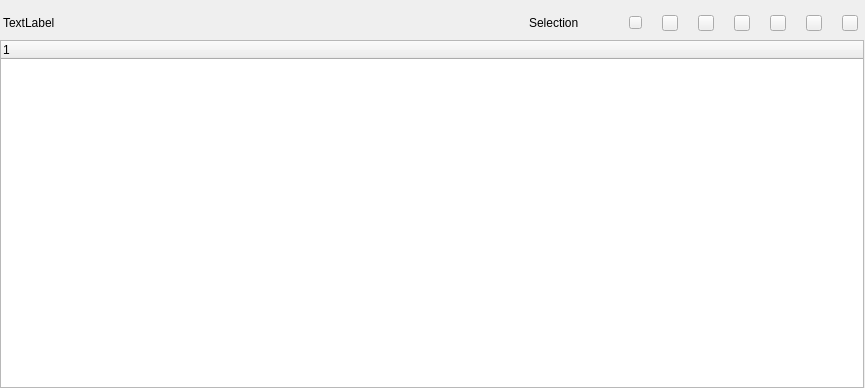
<?xml version="1.0" encoding="UTF-8"?>
<ui version="4.0">
 <class>C_SdNdeDpListsWidget</class>
 <widget class="QWidget" name="C_SdNdeDpListsWidget">
  <property name="geometry">
   <rect>
    <x>0</x>
    <y>0</y>
    <width>865</width>
    <height>388</height>
   </rect>
  </property>
  <property name="windowTitle">
   <string>Form</string>
  </property>
  <layout class="QVBoxLayout" name="verticalLayout">
   <property name="spacing">
    <number>0</number>
   </property>
   <property name="leftMargin">
    <number>0</number>
   </property>
   <property name="topMargin">
    <number>6</number>
   </property>
   <property name="rightMargin">
    <number>1</number>
   </property>
   <property name="bottomMargin">
    <number>0</number>
   </property>
   <item>
    <layout class="QHBoxLayout" name="horizontalLayout" stretch="0,1,0,0,0,0,0,0,0,0,0">
     <property name="spacing">
      <number>20</number>
     </property>
     <property name="leftMargin">
      <number>3</number>
     </property>
     <property name="rightMargin">
      <number>6</number>
     </property>
     <item>
      <widget class="stw::opensyde_gui_elements::C_OgeLabGenericNoPaddingNoMargins" name="pc_LabelDataPool">
       <property name="text">
        <string>TextLabel</string>
       </property>
      </widget>
     </item>
     <item>
      <spacer name="horizontalSpacer">
       <property name="orientation">
        <enum>Qt::Horizontal</enum>
       </property>
       <property name="sizeHint" stdset="0">
        <size>
         <width>40</width>
         <height>20</height>
        </size>
       </property>
      </spacer>
     </item>
     <item>
      <widget class="QLabel" name="pc_SelectionLabel">
       <property name="styleRole" stdset="0">
        <string>node-data-pool-selected-items</string>
       </property>
       <property name="text">
        <string>Selection</string>
       </property>
      </widget>
     </item>
     <item>
      <spacer name="horizontalSpacer_2">
       <property name="orientation">
        <enum>Qt::Horizontal</enum>
       </property>
       <property name="sizeType">
        <enum>QSizePolicy::Fixed</enum>
       </property>
       <property name="sizeHint" stdset="0">
        <size>
         <width>30</width>
         <height>34</height>
        </size>
       </property>
      </spacer>
     </item>
     <item>
      <widget class="stw::opensyde_gui_elements::C_OgePubIconOnly" name="pc_PushButtonAdd">
       <property name="minimumSize">
        <size>
         <width>13</width>
         <height>13</height>
        </size>
       </property>
       <property name="maximumSize">
        <size>
         <width>13</width>
         <height>13</height>
        </size>
       </property>
       <property name="text">
        <string/>
       </property>
      </widget>
     </item>
     <item>
      <widget class="stw::opensyde_gui_elements::C_OgePubIconOnly" name="pc_PushButtonCut">
       <property name="minimumSize">
        <size>
         <width>16</width>
         <height>16</height>
        </size>
       </property>
       <property name="maximumSize">
        <size>
         <width>16</width>
         <height>16</height>
        </size>
       </property>
       <property name="text">
        <string/>
       </property>
      </widget>
     </item>
     <item>
      <widget class="stw::opensyde_gui_elements::C_OgePubIconOnly" name="pc_PushButtonCopy">
       <property name="minimumSize">
        <size>
         <width>16</width>
         <height>16</height>
        </size>
       </property>
       <property name="maximumSize">
        <size>
         <width>16</width>
         <height>16</height>
        </size>
       </property>
       <property name="text">
        <string/>
       </property>
      </widget>
     </item>
     <item>
      <widget class="stw::opensyde_gui_elements::C_OgePubIconOnly" name="pc_PushButtonPaste">
       <property name="minimumSize">
        <size>
         <width>16</width>
         <height>16</height>
        </size>
       </property>
       <property name="maximumSize">
        <size>
         <width>16</width>
         <height>16</height>
        </size>
       </property>
       <property name="text">
        <string/>
       </property>
      </widget>
     </item>
     <item>
      <widget class="stw::opensyde_gui_elements::C_OgePubIconOnly" name="pc_PushButtonDelete">
       <property name="minimumSize">
        <size>
         <width>16</width>
         <height>16</height>
        </size>
       </property>
       <property name="maximumSize">
        <size>
         <width>16</width>
         <height>16</height>
        </size>
       </property>
       <property name="text">
        <string/>
       </property>
      </widget>
     </item>
     <item>
      <widget class="stw::opensyde_gui_elements::C_OgePubIconOnly" name="pc_PushButtonMoveUp">
       <property name="minimumSize">
        <size>
         <width>16</width>
         <height>16</height>
        </size>
       </property>
       <property name="maximumSize">
        <size>
         <width>16</width>
         <height>16</height>
        </size>
       </property>
       <property name="text">
        <string/>
       </property>
      </widget>
     </item>
     <item>
      <widget class="stw::opensyde_gui_elements::C_OgePubIconOnly" name="pc_PushButtonMoveDown">
       <property name="minimumSize">
        <size>
         <width>16</width>
         <height>16</height>
        </size>
       </property>
       <property name="maximumSize">
        <size>
         <width>16</width>
         <height>16</height>
        </size>
       </property>
       <property name="text">
        <string/>
       </property>
      </widget>
     </item>
    </layout>
   </item>
   <item>
    <widget class="stw::opensyde_gui::C_SdNdeDpListsTreeWidget" name="pc_TreeWidget">
     <column>
      <property name="text">
       <string notr="true">1</string>
      </property>
     </column>
    </widget>
   </item>
  </layout>
 </widget>
 <customwidgets>
  <customwidget>
   <class>stw::opensyde_gui_elements::C_OgeLabGenericNoPaddingNoMargins</class>
   <extends>QLabel</extends>
   <header>C_OgeLabGenericNoPaddingNoMargins.hpp</header>
  </customwidget>
  <customwidget>
   <class>stw::opensyde_gui_elements::C_OgePubIconOnly</class>
   <extends>QPushButton</extends>
   <header>C_OgePubIconOnly.hpp</header>
  </customwidget>
  <customwidget>
   <class>stw::opensyde_gui::C_SdNdeDpListsTreeWidget</class>
   <extends>QTreeWidget</extends>
   <header>C_SdNdeDpListsTreeWidget.hpp</header>
  </customwidget>
 </customwidgets>
 <resources/>
 <connections/>
</ui>
